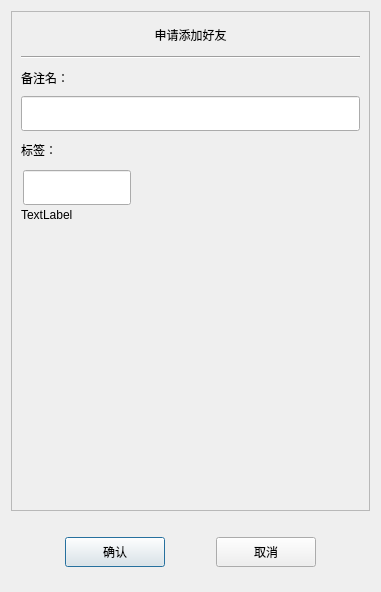
<?xml version="1.0" encoding="UTF-8"?>
<ui version="4.0">
 <class>AuthenFriend</class>
 <widget class="QDialog" name="AuthenFriend">
  <property name="geometry">
   <rect>
    <x>0</x>
    <y>0</y>
    <width>381</width>
    <height>592</height>
   </rect>
  </property>
  <property name="windowTitle">
   <string>Dialog</string>
  </property>
  <layout class="QVBoxLayout" name="verticalLayout">
   <item>
    <widget class="QScrollArea" name="scrollArea">
     <property name="minimumSize">
      <size>
       <width>0</width>
       <height>500</height>
      </size>
     </property>
     <property name="widgetResizable">
      <bool>true</bool>
     </property>
     <widget class="QWidget" name="scrollcontent">
      <property name="geometry">
       <rect>
        <x>0</x>
        <y>0</y>
        <width>365</width>
        <height>498</height>
       </rect>
      </property>
      <layout class="QVBoxLayout" name="verticalLayout_2">
       <property name="spacing">
        <number>0</number>
       </property>
       <property name="leftMargin">
        <number>0</number>
       </property>
       <property name="topMargin">
        <number>10</number>
       </property>
       <property name="rightMargin">
        <number>0</number>
       </property>
       <property name="bottomMargin">
        <number>10</number>
       </property>
       <item>
        <widget class="QLabel" name="apply_lb">
         <property name="minimumSize">
          <size>
           <width>0</width>
           <height>25</height>
          </size>
         </property>
         <property name="maximumSize">
          <size>
           <width>16777215</width>
           <height>25</height>
          </size>
         </property>
         <property name="text">
          <string>申请添加好友</string>
         </property>
         <property name="alignment">
          <set>Qt::AlignmentFlag::AlignCenter</set>
         </property>
        </widget>
       </item>
       <item>
        <widget class="QWidget" name="apply_wid" native="true">
         <layout class="QVBoxLayout" name="verticalLayout_3">
          <item>
           <widget class="Line" name="line">
            <property name="orientation">
             <enum>Qt::Orientation::Horizontal</enum>
            </property>
           </widget>
          </item>
          <item>
           <widget class="QLabel" name="label_2">
            <property name="minimumSize">
             <size>
              <width>0</width>
              <height>25</height>
             </size>
            </property>
            <property name="maximumSize">
             <size>
              <width>16777215</width>
              <height>25</height>
             </size>
            </property>
            <property name="text">
             <string>备注名：</string>
            </property>
           </widget>
          </item>
          <item>
           <widget class="CustomizeEdit" name="back_ed">
            <property name="minimumSize">
             <size>
              <width>0</width>
              <height>35</height>
             </size>
            </property>
            <property name="maximumSize">
             <size>
              <width>16777215</width>
              <height>35</height>
             </size>
            </property>
           </widget>
          </item>
          <item>
           <widget class="QLabel" name="label_3">
            <property name="minimumSize">
             <size>
              <width>0</width>
              <height>25</height>
             </size>
            </property>
            <property name="maximumSize">
             <size>
              <width>16777215</width>
              <height>25</height>
             </size>
            </property>
            <property name="text">
             <string>标签：</string>
            </property>
           </widget>
          </item>
          <item>
           <widget class="QWidget" name="lb_group_wid" native="true">
            <property name="minimumSize">
             <size>
              <width>0</width>
              <height>50</height>
             </size>
            </property>
            <layout class="QVBoxLayout" name="verticalLayout_4">
             <property name="spacing">
              <number>0</number>
             </property>
             <property name="leftMargin">
              <number>0</number>
             </property>
             <property name="topMargin">
              <number>0</number>
             </property>
             <property name="rightMargin">
              <number>0</number>
             </property>
             <property name="bottomMargin">
              <number>0</number>
             </property>
             <item>
              <widget class="QWidget" name="gridWidget" native="true">
               <property name="minimumSize">
                <size>
                 <width>0</width>
                 <height>40</height>
                </size>
               </property>
               <property name="maximumSize">
                <size>
                 <width>16777215</width>
                 <height>40</height>
                </size>
               </property>
               <widget class="CustomizeEdit" name="lb_ed">
                <property name="geometry">
                 <rect>
                  <x>2</x>
                  <y>2</y>
                  <width>108</width>
                  <height>35</height>
                 </rect>
                </property>
                <property name="maximumSize">
                 <size>
                  <width>16777215</width>
                  <height>35</height>
                 </size>
                </property>
               </widget>
              </widget>
             </item>
             <item>
              <widget class="QWidget" name="input_tip_wid" native="true">
               <property name="maximumSize">
                <size>
                 <width>16777215</width>
                 <height>35</height>
                </size>
               </property>
               <property name="sizeIncrement">
                <size>
                 <width>0</width>
                 <height>35</height>
                </size>
               </property>
               <layout class="QVBoxLayout" name="verticalLayout_5">
                <property name="spacing">
                 <number>0</number>
                </property>
                <property name="leftMargin">
                 <number>0</number>
                </property>
                <property name="topMargin">
                 <number>0</number>
                </property>
                <property name="rightMargin">
                 <number>0</number>
                </property>
                <property name="bottomMargin">
                 <number>0</number>
                </property>
                <item>
                 <widget class="ClickedOnceLabel" name="tip_lb">
                  <property name="text">
                   <string>TextLabel</string>
                  </property>
                 </widget>
                </item>
               </layout>
              </widget>
             </item>
            </layout>
           </widget>
          </item>
          <item>
           <widget class="QWidget" name="widget" native="true">
            <property name="minimumSize">
             <size>
              <width>0</width>
              <height>60</height>
             </size>
            </property>
            <layout class="QHBoxLayout" name="horizontalLayout_2">
             <property name="spacing">
              <number>7</number>
             </property>
             <property name="leftMargin">
              <number>0</number>
             </property>
             <property name="topMargin">
              <number>0</number>
             </property>
             <property name="rightMargin">
              <number>0</number>
             </property>
             <property name="bottomMargin">
              <number>0</number>
             </property>
             <item>
              <widget class="QWidget" name="lb_list" native="true">
               <property name="minimumSize">
                <size>
                 <width>287</width>
                 <height>50</height>
                </size>
               </property>
               <property name="maximumSize">
                <size>
                 <width>287</width>
                 <height>16777215</height>
                </size>
               </property>
              </widget>
             </item>
             <item>
              <widget class="QWidget" name="more_lb_wid" native="true">
               <property name="minimumSize">
                <size>
                 <width>30</width>
                 <height>0</height>
                </size>
               </property>
               <property name="maximumSize">
                <size>
                 <width>30</width>
                 <height>16777215</height>
                </size>
               </property>
               <layout class="QVBoxLayout" name="verticalLayout_6">
                <item>
                 <spacer name="verticalSpacer_3">
                  <property name="orientation">
                   <enum>Qt::Orientation::Vertical</enum>
                  </property>
                  <property name="sizeHint" stdset="0">
                   <size>
                    <width>20</width>
                    <height>40</height>
                   </size>
                  </property>
                 </spacer>
                </item>
                <item>
                 <widget class="ClickedOnceLabel" name="more_lb">
                  <property name="minimumSize">
                   <size>
                    <width>25</width>
                    <height>25</height>
                   </size>
                  </property>
                  <property name="maximumSize">
                   <size>
                    <width>25</width>
                    <height>25</height>
                   </size>
                  </property>
                  <property name="text">
                   <string/>
                  </property>
                 </widget>
                </item>
                <item>
                 <spacer name="verticalSpacer_4">
                  <property name="orientation">
                   <enum>Qt::Orientation::Vertical</enum>
                  </property>
                  <property name="sizeHint" stdset="0">
                   <size>
                    <width>20</width>
                    <height>40</height>
                   </size>
                  </property>
                 </spacer>
                </item>
               </layout>
              </widget>
             </item>
            </layout>
           </widget>
          </item>
         </layout>
        </widget>
       </item>
      </layout>
     </widget>
    </widget>
   </item>
   <item>
    <spacer name="verticalSpacer_2">
     <property name="orientation">
      <enum>Qt::Orientation::Vertical</enum>
     </property>
     <property name="sizeType">
      <enum>QSizePolicy::Policy::Fixed</enum>
     </property>
     <property name="sizeHint" stdset="0">
      <size>
       <width>20</width>
       <height>10</height>
      </size>
     </property>
    </spacer>
   </item>
   <item>
    <widget class="QWidget" name="apply_sure_wid" native="true">
     <property name="minimumSize">
      <size>
       <width>0</width>
       <height>50</height>
      </size>
     </property>
     <layout class="QHBoxLayout" name="horizontalLayout">
      <item>
       <spacer name="horizontalSpacer">
        <property name="orientation">
         <enum>Qt::Orientation::Horizontal</enum>
        </property>
        <property name="sizeHint" stdset="0">
         <size>
          <width>40</width>
          <height>20</height>
         </size>
        </property>
       </spacer>
      </item>
      <item>
       <widget class="ClickedBtn" name="sure_btn">
        <property name="minimumSize">
         <size>
          <width>100</width>
          <height>30</height>
         </size>
        </property>
        <property name="text">
         <string>确认</string>
        </property>
       </widget>
      </item>
      <item>
       <spacer name="horizontalSpacer_2">
        <property name="orientation">
         <enum>Qt::Orientation::Horizontal</enum>
        </property>
        <property name="sizeHint" stdset="0">
         <size>
          <width>40</width>
          <height>20</height>
         </size>
        </property>
       </spacer>
      </item>
      <item>
       <widget class="ClickedBtn" name="cancel_btn">
        <property name="minimumSize">
         <size>
          <width>100</width>
          <height>30</height>
         </size>
        </property>
        <property name="text">
         <string>取消</string>
        </property>
       </widget>
      </item>
      <item>
       <spacer name="horizontalSpacer_3">
        <property name="orientation">
         <enum>Qt::Orientation::Horizontal</enum>
        </property>
        <property name="sizeHint" stdset="0">
         <size>
          <width>40</width>
          <height>20</height>
         </size>
        </property>
       </spacer>
      </item>
     </layout>
    </widget>
   </item>
   <item>
    <spacer name="verticalSpacer">
     <property name="orientation">
      <enum>Qt::Orientation::Vertical</enum>
     </property>
     <property name="sizeHint" stdset="0">
      <size>
       <width>20</width>
       <height>40</height>
      </size>
     </property>
    </spacer>
   </item>
  </layout>
 </widget>
 <customwidgets>
  <customwidget>
   <class>ClickedBtn</class>
   <extends>QPushButton</extends>
   <header location="global">clickedbtn.h</header>
  </customwidget>
  <customwidget>
   <class>CustomizeEdit</class>
   <extends>QLineEdit</extends>
   <header location="global">customizeedit.h</header>
  </customwidget>
  <customwidget>
   <class>ClickedOnceLabel</class>
   <extends>QLabel</extends>
   <header location="global">clickedoncelabel.h</header>
  </customwidget>
 </customwidgets>
 <resources/>
 <connections/>
</ui>
